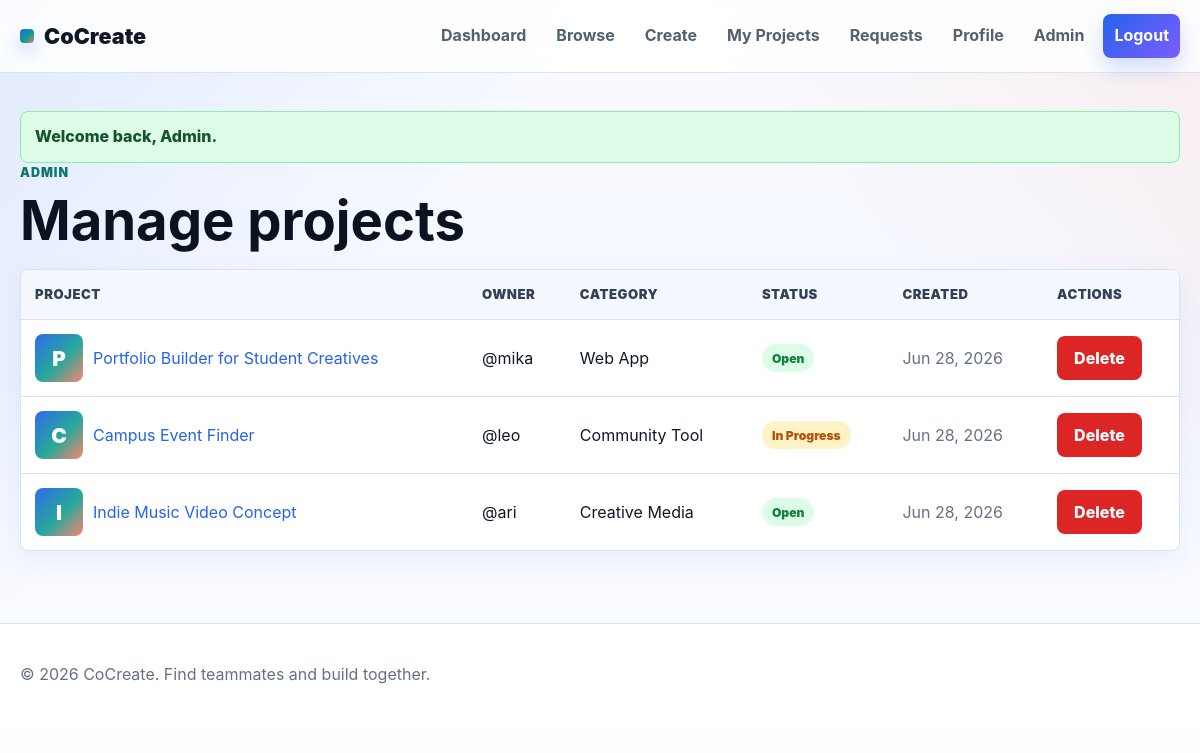
The app's page /admin/projects.php (signed in) with its own data.
### tables this page shows
CREATE TABLE projects (
  project_id INT UNSIGNED AUTO_INCREMENT PRIMARY KEY,
  user_id INT UNSIGNED NOT NULL,
  project_title VARCHAR(180) NOT NULL,
  description TEXT NOT NULL,
  required_skills TEXT NOT NULL,
  category VARCHAR(120) NOT NULL,
  project_status ENUM('open', 'in_progress', 'completed') NOT NULL DEFAULT 'open',
  project_image VARCHAR(255) DEFAULT NULL,
  created_at TIMESTAMP NOT NULL DEFAULT CURRENT_TIMESTAMP,
  CONSTRAINT fk_projects_user
    FOREIGN KEY (user_id) REFERENCES users(user_id)
    ON DELETE CASCADE ON UPDATE CASCADE
);

CREATE TABLE users (
  user_id INT UNSIGNED AUTO_INCREMENT PRIMARY KEY,
  firstname VARCHAR(80) NOT NULL,
  lastname VARCHAR(80) NOT NULL,
  username VARCHAR(80) NOT NULL UNIQUE,
  email VARCHAR(160) NOT NULL UNIQUE,
  password_hash VARCHAR(255) NOT NULL,
  profile_picture VARCHAR(255) DEFAULT NULL,
  skills TEXT DEFAULT NULL,
  interests TEXT DEFAULT NULL,
  bio TEXT DEFAULT NULL,
  role ENUM('user', 'admin') NOT NULL DEFAULT 'user',
  status ENUM('active', 'disabled') NOT NULL DEFAULT 'active',
  created_at TIMESTAMP NOT NULL DEFAULT CURRENT_TIMESTAMP
);

### includes/session.php (called while the page is built, shortened)
<?php
function e($value): string
{
    return htmlspecialchars((string)($value ?? ''), ENT_QUOTES, 'UTF-8');
}
function status_label(string $status): string
{
    return ucwords(str_replace('_', ' ', $status));
}

### admin/projects.php (the view, shortened to what this page needs)
<?php
require_once __DIR__ . '/../includes/session.php';
require_once __DIR__ . '/../includes/db.php';
$pagePrefix = '../pages/';
$projects = $pdo->query('SELECT p.*, u.username FROM projects p JOIN users u ON u.user_id = p.user_id ORDER BY p.created_at DESC')->fetchAll();
require_once __DIR__ . '/../includes/header.php';
?>
<section class="page-head">
  <div>
    <p class="eyebrow">Admin</p>
    <h1>Manage projects</h1>
  </div>
</section>
<div class="table-wrap">
  <table>
    <thead><tr><th>Project</th><th>Owner</th><th>Category</th><th>Status</th><th>Created</th><th>Actions</th></tr></thead>
    <tbody>
    <?php foreach ($projects as $project): ?>
      <tr>
        <td>
          <div class="table-project">
            <?php if (!empty($project['project_image'])): ?>
              <img src="../<?= e($project['project_image']) ?>" alt="<?= e($project['project_title']) ?>">
            <?php else: ?>
              <span><?= e(substr($project['project_title'], 0, 1)) ?></span>
            <?php endif; ?>
            <a href="<?= e($pagePrefix ?? '../pages/') ?>project.php?id=<?= (int)$project['project_id'] ?>"><?= e($project['project_title']) ?></a>
          </div>
        </td>
        <td>@<?= e($project['username']) ?></td>
        <td><?= e($project['category']) ?></td>
        <td><span class="status status-<?= e($project['project_status']) ?>"><?= e(status_label($project['project_status'])) ?></span></td>
        <td class="muted"><?= e(date('M j, Y', strtotime($project['created_at']))) ?></td>
        <td>
          <form class="inline-form" method="post" data-confirm="Remove this project?">
            <button class="btn btn-danger" type="submit">Delete</button>
          </form>
        </td>
      </tr>
    <?php endforeach; ?>
    </tbody>
  </table>
</div>
<?php
require_once __DIR__ . '/../includes/footer.php';
?>

### assets/css/styles.css (style rules this page uses)
:root { --bg: #f4f7ff; --bg-warm: #fff7f1; --surface: #ffffff; --surface-soft: #f8fbff; --ink: #101828; --muted: #667085; --line: #d9e2f2; --primary: #2563eb; --primary-dark: #1e40af; --secondary: #0f9f8f; --secondary-dark: #0f766e; --coral: #f9735b; --lavender: #7c5cff; --danger: #dc2626; --warning: #b45309; --success: #15803d; --shadow: 0 18px 48px rgba(16, 24, 40, 0.1); --shadow-soft: 0 10px 28px rgba(37, 99, 235, 0.08); --radius: 8px; }
* { box-sizing: border-box; }
body { margin: 0; min-height: 100vh; color: var(--ink); background: linear-gradient(135deg, rgba(37, 99, 235, 0.11), transparent 32%), linear-gradient(225deg, rgba(249, 115, 91, 0.1), transparent 28%), linear-gradient(180deg, #f9fbff 0%, var(--bg) 48%, #ffffff 100%); font-family: Inter, ui-sans-serif, system-ui, -apple-system, BlinkMacSystemFont, "Segoe UI", sans-serif; line-height: 1.6; }
a { color: var(--primary); text-decoration: none; }
.section-head, .page-head { display: flex; align-items: end; justify-content: space-between; gap: 18px; margin-bottom: 20px; }
.section-head h2, .page-head h1 { margin: 0; color: #0b1220; line-height: 1.08; }
.page-head h1 { font-size: clamp(2rem, 5vw, 3.4rem); }
.eyebrow { margin: 0 0 8px; color: var(--secondary-dark); font-size: 0.78rem; font-weight: 900; letter-spacing: 0.08em; text-transform: uppercase; }
.muted { color: var(--muted); }
.card, .stat, .empty-state, .filter-bar, .table-wrap { border: 1px solid rgba(217, 226, 242, 0.95); border-radius: var(--radius); background: rgba(255, 255, 255, 0.96); box-shadow: var(--shadow-soft); }
.project-image-placeholder, .detail-image-placeholder, .table-project span { display: grid; place-items: center; color: #fff; background: linear-gradient(135deg, rgba(37, 99, 235, 0.95), rgba(15, 159, 143, 0.9) 55%, rgba(249, 115, 91, 0.88)); font-size: 3.5rem; font-weight: 950; text-transform: uppercase; }
.status { display: inline-flex; align-items: center; min-height: 28px; padding: 4px 10px; border-radius: 999px; font-size: 0.76rem; font-weight: 900; text-transform: capitalize; }
.status-open, .status-accepted, .status-active { color: var(--success); background: #dcfce7; }
.status-in_progress, .status-pending { color: var(--warning); background: #fef3c7; }
.btn { display: inline-flex; align-items: center; justify-content: center; min-height: 44px; padding: 10px 16px; border: 1px solid transparent; border-radius: var(--radius); cursor: pointer; font: inherit; font-weight: 850; line-height: 1.1; text-decoration: none; transition: transform 0.16s ease, box-shadow 0.16s ease, background 0.16s ease; }
.btn-danger { color: #fff; background: var(--danger); }
.table-wrap { width: 100%; overflow-x: auto; }
table { width: 100%; border-collapse: collapse; min-width: 760px; }
th, td { padding: 14px; border-bottom: 1px solid var(--line); text-align: left; vertical-align: middle; }
th { color: #344054; background: #f5f8ff; font-size: 0.82rem; font-weight: 950; letter-spacing: 0.04em; text-transform: uppercase; }
tr:last-child td { border-bottom: 0; }
.table-project { display: flex; align-items: center; gap: 10px; min-width: 220px; }
.table-project img, .table-project span { width: 48px; height: 48px; flex: 0 0 48px; border-radius: var(--radius); object-fit: cover; font-size: 1.3rem; }
.inline-form { display: inline-flex; flex-wrap: wrap; gap: 8px; align-items: center; }

### records on screen
projects: project_title "P", project_title "Portfolio Builder for Student Creatives", user.username "mika", category "Web App", project_status "Open", created_at "Jun 28, 2026"
projects: project_title "C", project_title "Campus Event Finder", user.username "leo", category "Community Tool", project_status "In Progress", created_at "Jun 28, 2026"
projects: project_title "I", project_title "Indie Music Video Concept", user.username "ari", category "Creative Media", project_status "Open", created_at "Jun 28, 2026"

### other values on screen
$message "Welcome back, Admin."
